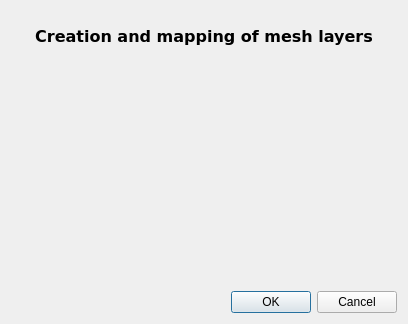
<?xml version="1.0" encoding="UTF-8"?>
<ui version="4.0">
 <class>MeshLayerEdit</class>
 <widget class="QDialog" name="MeshLayerEdit">
  <property name="geometry">
   <rect>
    <x>0</x>
    <y>0</y>
    <width>408</width>
    <height>324</height>
   </rect>
  </property>
  <property name="windowTitle">
   <string>Edit mesh layers</string>
  </property>
  <layout class="QVBoxLayout" name="verticalLayout">
   <item>
    <layout class="QVBoxLayout" name="dialogLayout">
     <item>
      <widget class="QLabel" name="label">
       <property name="minimumSize">
        <size>
         <width>0</width>
         <height>50</height>
        </size>
       </property>
       <property name="maximumSize">
        <size>
         <width>16777215</width>
         <height>50</height>
        </size>
       </property>
       <property name="font">
        <font>
         <family>Verdana</family>
         <pointsize>12</pointsize>
         <weight>75</weight>
         <bold>true</bold>
        </font>
       </property>
       <property name="layoutDirection">
        <enum>Qt::LeftToRight</enum>
       </property>
       <property name="text">
        <string>Creation and mapping of mesh layers</string>
       </property>
       <property name="alignment">
        <set>Qt::AlignCenter</set>
       </property>
      </widget>
     </item>
     <item>
      <layout class="QGridLayout" name="gridLayoutLayerMapping"/>
     </item>
    </layout>
   </item>
   <item>
    <spacer name="verticalSpacer">
     <property name="orientation">
      <enum>Qt::Vertical</enum>
     </property>
     <property name="sizeHint" stdset="0">
      <size>
       <width>20</width>
       <height>40</height>
      </size>
     </property>
    </spacer>
   </item>
   <item>
    <widget class="QDialogButtonBox" name="buttonBox">
     <property name="orientation">
      <enum>Qt::Horizontal</enum>
     </property>
     <property name="standardButtons">
      <set>QDialogButtonBox::Cancel|QDialogButtonBox::Ok</set>
     </property>
    </widget>
   </item>
  </layout>
 </widget>
 <resources/>
 <connections>
  <connection>
   <sender>buttonBox</sender>
   <signal>accepted()</signal>
   <receiver>MeshLayerEdit</receiver>
   <slot>accept()</slot>
   <hints>
    <hint type="sourcelabel">
     <x>248</x>
     <y>254</y>
    </hint>
    <hint type="destinationlabel">
     <x>157</x>
     <y>274</y>
    </hint>
   </hints>
  </connection>
  <connection>
   <sender>buttonBox</sender>
   <signal>rejected()</signal>
   <receiver>MeshLayerEdit</receiver>
   <slot>reject()</slot>
   <hints>
    <hint type="sourcelabel">
     <x>316</x>
     <y>260</y>
    </hint>
    <hint type="destinationlabel">
     <x>286</x>
     <y>274</y>
    </hint>
   </hints>
  </connection>
 </connections>
</ui>
